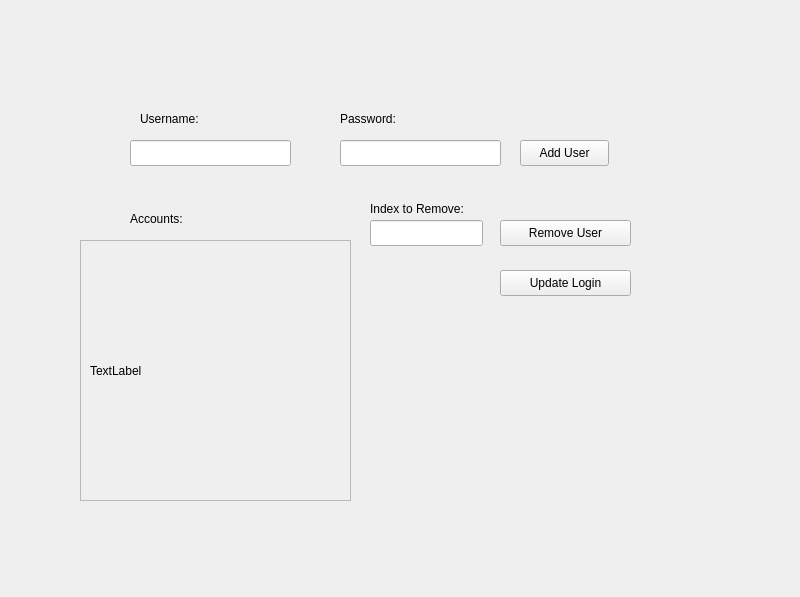
<?xml version="1.0" encoding="UTF-8"?>
<ui version="4.0">
 <class>MainWindow</class>
 <widget class="QMainWindow" name="MainWindow">
  <property name="geometry">
   <rect>
    <x>0</x>
    <y>0</y>
    <width>800</width>
    <height>597</height>
   </rect>
  </property>
  <property name="windowTitle">
   <string>MainWindow</string>
  </property>
  <widget class="QWidget" name="centralwidget">
   <widget class="QLineEdit" name="usernames">
    <property name="geometry">
     <rect>
      <x>130</x>
      <y>140</y>
      <width>161</width>
      <height>26</height>
     </rect>
    </property>
   </widget>
   <widget class="QLineEdit" name="passwords">
    <property name="geometry">
     <rect>
      <x>340</x>
      <y>140</y>
      <width>161</width>
      <height>26</height>
     </rect>
    </property>
   </widget>
   <widget class="QPushButton" name="add_button">
    <property name="geometry">
     <rect>
      <x>520</x>
      <y>140</y>
      <width>89</width>
      <height>26</height>
     </rect>
    </property>
    <property name="text">
     <string>Add User</string>
    </property>
   </widget>
   <widget class="QPushButton" name="remove_user">
    <property name="geometry">
     <rect>
      <x>500</x>
      <y>220</y>
      <width>131</width>
      <height>26</height>
     </rect>
    </property>
    <property name="text">
     <string>Remove User</string>
    </property>
   </widget>
   <widget class="QLabel" name="u_label">
    <property name="geometry">
     <rect>
      <x>140</x>
      <y>110</y>
      <width>91</width>
      <height>17</height>
     </rect>
    </property>
    <property name="text">
     <string>Username:</string>
    </property>
   </widget>
   <widget class="QLabel" name="p_label">
    <property name="geometry">
     <rect>
      <x>340</x>
      <y>110</y>
      <width>81</width>
      <height>17</height>
     </rect>
    </property>
    <property name="text">
     <string>Password:</string>
    </property>
   </widget>
   <widget class="QLabel" name="acc_label">
    <property name="geometry">
     <rect>
      <x>130</x>
      <y>210</y>
      <width>81</width>
      <height>17</height>
     </rect>
    </property>
    <property name="text">
     <string>Accounts:</string>
    </property>
   </widget>
   <widget class="QLineEdit" name="index_input">
    <property name="geometry">
     <rect>
      <x>370</x>
      <y>220</y>
      <width>113</width>
      <height>26</height>
     </rect>
    </property>
   </widget>
   <widget class="QLabel" name="index_label">
    <property name="geometry">
     <rect>
      <x>370</x>
      <y>200</y>
      <width>141</width>
      <height>17</height>
     </rect>
    </property>
    <property name="text">
     <string>Index to Remove:</string>
    </property>
   </widget>
   <widget class="QPushButton" name="update_login">
    <property name="geometry">
     <rect>
      <x>500</x>
      <y>270</y>
      <width>131</width>
      <height>26</height>
     </rect>
    </property>
    <property name="text">
     <string>Update Login</string>
    </property>
   </widget>
   <widget class="QScrollArea" name="scrollArea">
    <property name="geometry">
     <rect>
      <x>80</x>
      <y>240</y>
      <width>271</width>
      <height>261</height>
     </rect>
    </property>
    <property name="sizePolicy">
     <sizepolicy hsizetype="Expanding" vsizetype="Fixed">
      <horstretch>0</horstretch>
      <verstretch>0</verstretch>
     </sizepolicy>
    </property>
    <property name="widgetResizable">
     <bool>true</bool>
    </property>
    <widget class="QWidget" name="scrollAreaWidgetContents">
     <property name="geometry">
      <rect>
       <x>0</x>
       <y>0</y>
       <width>267</width>
       <height>257</height>
      </rect>
     </property>
     <layout class="QVBoxLayout" name="verticalLayout">
      <item>
       <widget class="QLabel" name="acc_list">
        <property name="text">
         <string>TextLabel</string>
        </property>
       </widget>
      </item>
     </layout>
    </widget>
   </widget>
  </widget>
 </widget>
 <resources/>
 <connections/>
</ui>
